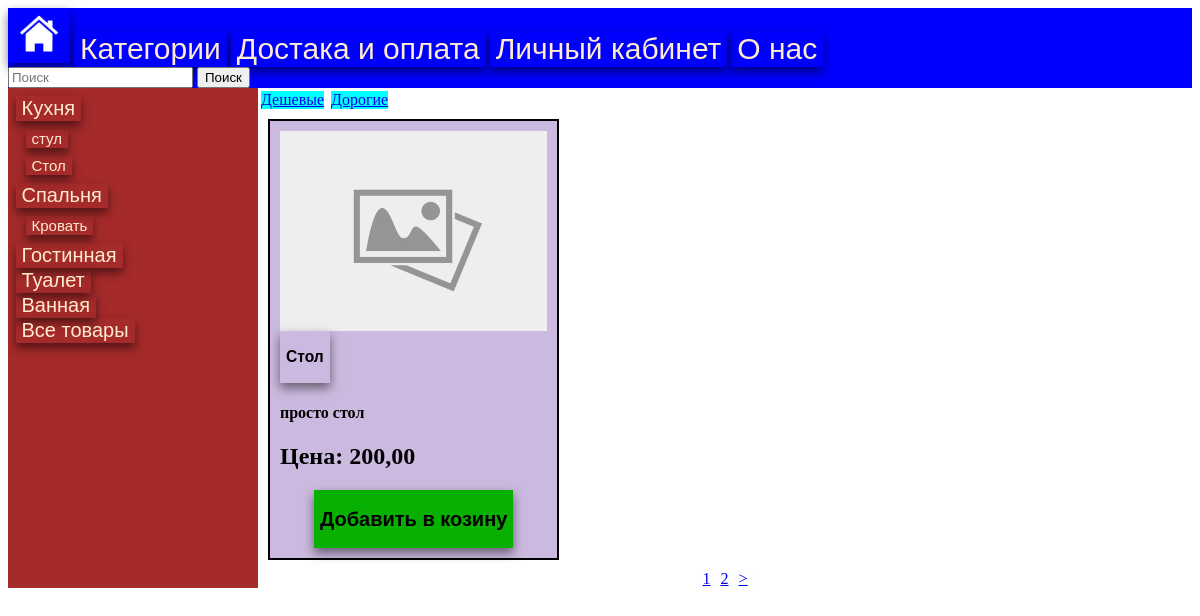
The page /assort/stol/stol/ on the database its author committed.
### products/models.py (models this page shows)
class Categories (models.Model):
    name=models.CharField( max_length=150, unique=True,verbose_name="Названее")
    slug=models.SlugField(max_length=200,blank=True,unique=True,verbose_name="URL")
    class Meta:
        db_table = "category"
        verbose_name="Категорию"
        verbose_name_plural="Категории"

class SubCategories (models.Model):
    name=models.CharField( max_length=150, unique=False,verbose_name="Названее")
    slug=models.SlugField(max_length=200,blank=True,unique=True,verbose_name="URL")
    category=models.ForeignKey(to=Categories, verbose_name=("Категория"), on_delete=models.CASCADE)
    class Meta:
        db_table = "subcategory"
        verbose_name="Податегория"
        verbose_name_plural="Подкатегории"

class Products(models.Model):
    name=models.CharField( max_length=150, unique=True
                          ,verbose_name="Названее")
    slug=models.SlugField(max_length=200,blank=True,unique=True,verbose_name="URL")
    discription=models.TextField(blank=True,null=True, verbose_name="Описание")
    image=models.ImageField(upload_to="goods",blank=True,null=True, verbose_name="Изображение")
    price=models.DecimalField(default=0.00, max_digits=7, decimal_places=2,verbose_name="Цена")
    quantity=models.PositiveIntegerField(default=0,verbose_name="Количество")
    subcategory=models.ForeignKey(to=SubCategories, verbose_name=("Категория"), on_delete=models.CASCADE)
    class Meta:
        db_table = "Product"
        verbose_name="Товар"
        verbose_name_plural="Товары"
        ordering=("id",)

### products/views.py (the view, shortened to what this page needs)
# urls.py: path('<slug:category_slug>/<slug:subcategory_slug>/',views.assort, name='assort'),
def assort (request ,category_slug=0,subcategory_slug=0):
    page=request.GET.get('page',1)
    order_by=request.GET.get('order_by',None)
    query=request.GET.get('q',None)
    slug_url='#'
    products=0
    if query:
        products=q_search(query)
    elif category_slug!='all':
        if subcategory_slug !=0:
            subcat_id=SubCategories.objects.filter(slug=subcategory_slug)
            products=Products.objects.filter (subcategory = subcat_id[0])
            slug_url=subcategory_slug
    else:
        products=Products.objects.all()
        slug_url=category_slug
    if products !=0:
        if order_by and order_by !='None':
            products=products.order_by(order_by)
        paginator=Paginator(products,1)
        current_pag=paginator.page(int(page))
    else:
        current_pag=products
    current_page=current_pag
    categories=Categories.objects.all()
    subcategories=SubCategories.objects.all()
    context={
        "title":"Home - Главная",
        "categories": categories,
        "subcategories":subcategories,
        "products":current_page,
        "category":category_slug,
        "subcategory":subcategory_slug,
        "slug_url":slug_url,
        "order_by":order_by
    }
    return render(request,'products/assort.html',context)

### products/templatetags/products_tags.py (called while the page is built)
@register.simple_tag(takes_context=True)
def change_params(context,**kwargs):
    query=context['request'].GET.dict()
    query.update(kwargs)
    return urlencode(query)

### products/templates/products/assort.html (shortened to what this page needs)
{% extends 'main/base.html' %}
{% load static %}
{% load products_tags %}
{% block content %}
<div class="assort">
    <div class="cat">
        {% for category in categories %}
            <form action="{% url 'products:assort' category.slug %}">
                <button class="bcat">{{category.name}}</button>
            </form>
            {% for subcategory in subcategories %}
                {% if category.id == subcategory.category.id %}
                    <dl class="subca">
                        <dt>
                            <form action="{% url 'products:assort' category.slug subcategory.slug %}">
                                <button class="subcat">
                                    {{subcategory.name}}
                                </button>
                            </form>
                        </dt>
                    </dl>
                {% endif %}
            {% endfor %}
        {% endfor %}
    </div>
    <div>
        <div >
            <div class="filters">
                <a  href="?{% change_params order_by='price' %}">Дешевые</a>
            </div>
            <div class="filters">
                <a  href="?{% change_params order_by='-price' %}">Дорогие</a>
            </div>
        </div>
        <div class="listtovar">
            {% if products != 0 %}
                {% for product in products %}
                    <div class="cart">
                        {% if product.image %}
                            <img src="{{product.image.url}}" alt="{{product.name}}">
                        {%else%}
                            <img src="{% static 'images/NFimg.jpg' %}">
                        {% endif %}
                        <form action="{% url 'products:product' product.slug %}">
                            <button class="home"  >
                                <h3 >{{product.name}}</h3>
                            </button>
                        </form>
                        <h4>{{product.discription}}</h4>
                        <h2>Цена: {{product.price}}</h2>
                        <button class="bag"  >
                            <h2>Добавить в козину</h2>
                        </button>
                    </div>
                {% endfor %}
            {% else %}
                <p>Ничего не найдено</p>
            {% endif %}
        </div>
        <div class=pagdiv>
            {% if products != 0 %}
                {% for page in products.paginator.page_range %}
                    {% if page >= products.number|add:-2 and page <= products.number|add:2 %}
                        <div class="pagbutton">
                            <a  href="?{% change_params page=page %}">{{page}}</a>
                        </div>
                    {% endif %}
                {% endfor %}
                {% if products.has_next %}
                <div class="pagbutton">
                    <a  href="?{% change_params page=products.next_page_number %}">></a>
                </div>
                {% endif %}
            {% endif %}
        </div>
    </div>
</div>
{% endblock content %}

### static/styles/style.css (style rules this page uses)
.home { background-color: transparent; border: none; cursor: pointer; box-shadow: 0px 5px 10px 0px rgba(0, 0, 0, 0.5) }
.assort { display: grid; grid-template-columns: 250px auto ; }
.cat { display:inline; background-color: brown; padding: 3%; }
.bcat { display:flex; color: blanchedalmond; font-size: 20px; cursor: pointer; background-color: transparent; border: none; box-shadow: 0px 5px 10px 0px rgba(0, 0, 0, 0.5); }
.subcat { display:flex; color: blanchedalmond; font-size: 15px; margin-top: 0px; cursor: pointer; background-color: transparent; border: none; box-shadow: 0px 5px 10px 0px rgba(0, 0, 0, 0.5); }
.subca { margin: 8px; margin-left: 10px; }
.listtovar { display: grid; grid-template-columns: repeat(3,1fr); grid-template-rows: repeat(1,1fr); }
.cart { background-color: rgb(204, 185, 223); margin: 10px; border: 2px solid black; padding: 10px; position: relative; }
.cart>img { display: flex; max-width: 100%; max-height: 65%; margin-left: auto; margin-right: auto; }
.base { background-image: url(base.jpeg); background-size: no-repeat; }
.bag { display: flex; background-color: transparent; margin-left: auto; margin-right: auto; border: none; cursor: pointer; box-shadow: 0px 5px 10px 0px rgba(0, 0, 0, 0.5); background-color: rgb(7, 176, 1); }
.pagdiv { display: flex; justify-content: center; }
.pagbutton { padding-left: 5px; padding-right: 5px; border-left: 1px; border-color: black; background-color: rgb(253, 253, 253); }
.filters { display: inline-flex; background-color: aqua; margin-top: 3px; margin-left: 3px; }

### rows shown on the page
Categories: name "Кухня"
SubCategories: name "стул"
SubCategories: name "Стол"
Categories: name "Спальня"
SubCategories: name "Кровать"
Categories: name "Гостинная"
Categories: name "Туалет"
Categories: name "Ванная"
Categories: name "Все товары"
Products: name "Стол", discription "просто стол", price "200,00"

### other values the page prints
{{ page }} "1" "2"
